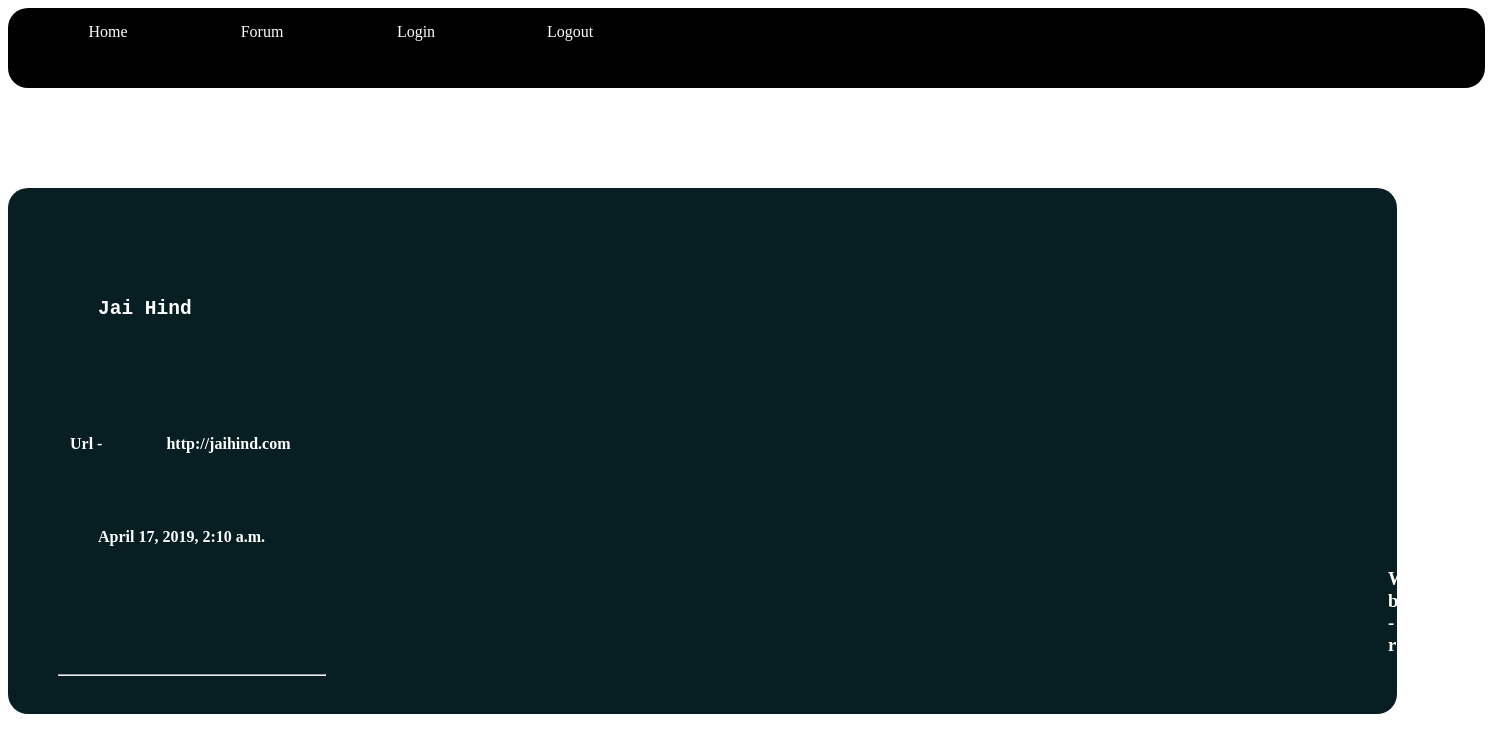
/forum/show-answer/4/, run on an earlier commit of the app's database.
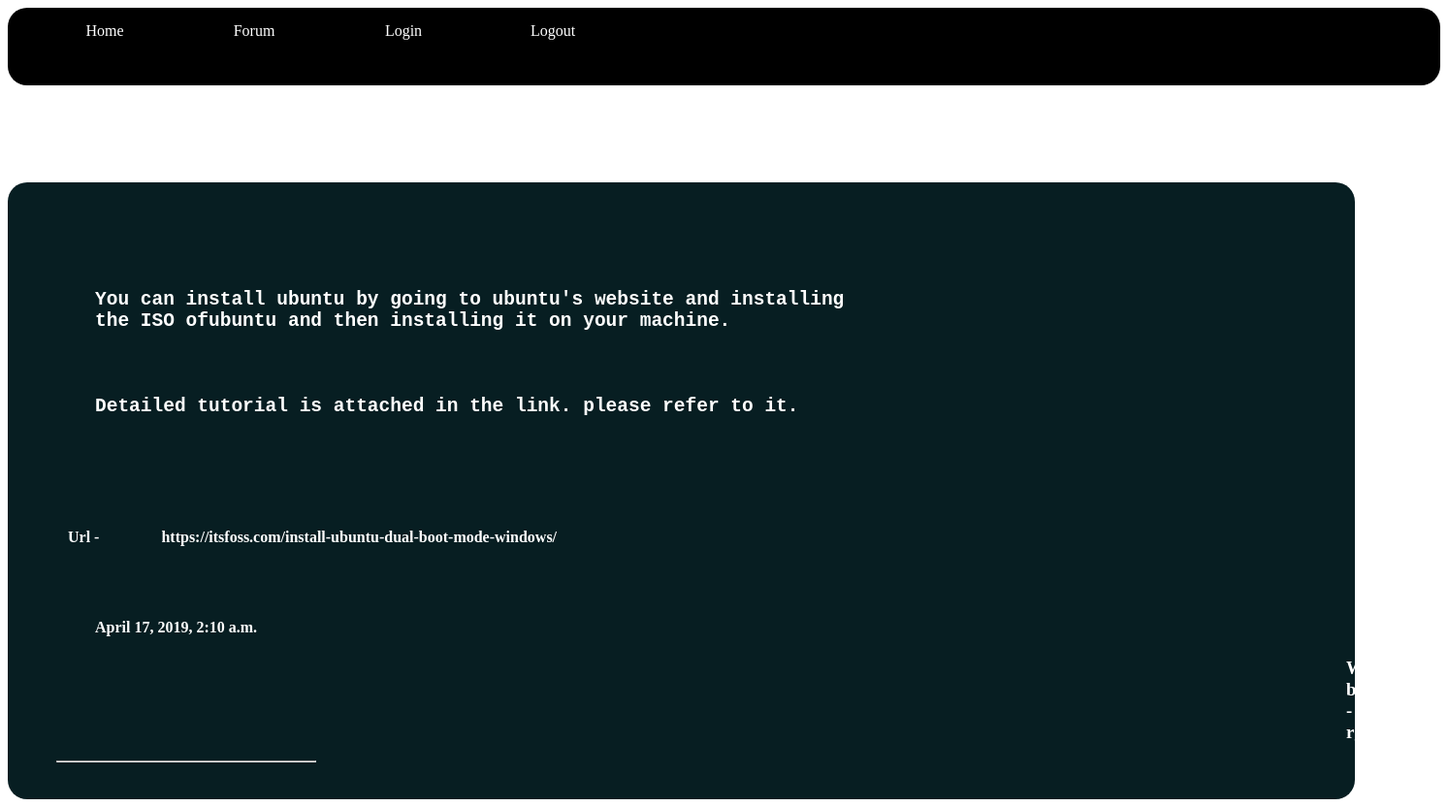
And on a later commit of the database.
### main/models.py (models this page shows, shortened)
class answer(models.Model):
	author_a = models.ForeignKey(User, on_delete=models.CASCADE)
	notice_a = models.TextField(max_length=1000,default='',unique = True)
	date_a = models.DateTimeField(default = timezone.now)
	url_a = models.URLField(max_length=100,blank = True)
	ques = models.ForeignKey(question,on_delete=models.CASCADE)

### main/views.py (the view)
# urls.py: path('show-answer/<int:pk>/',answer_detail,name="ans-detail"),
def answer_detail(request,pk):
	kquery = answer.objects.filter(ques = pk)
	context = {'kquery':kquery}
	return render(request,'main/detailanswer.html',context)

### main/templates/main/detailanswer.html (shortened to what this page needs)
<!DOCTYPE html>
<html>
<head>
</head>
<body>
<div class="nav-container">
		<a id="link" href="{% url 'home' %}">Home</a>
		<a id="link" href="{% url 'forum-home' %}">Forum</a>
		<a id="link" href="{% url 'login' %}">Login</a>
		<a id="link" href="{% url 'logout' %}">Logout</a>
</div>
<div class="content">
	{% if not kquery %}
		<h2>No answers yet to show</h2>
	{% else %}
		{% for s in kquery %}
			<pre>{{ s.notice_a }}</pre>
			<br /><br />
			{% if s.url_a %}
				&nbsp;&nbsp;&nbsp;&nbsp;&nbsp;&nbsp;&nbsp;&nbsp;Url - <a id="link-content" href="{{ s.url_a }}" target="_blank">{{ s.url_a }}</a><br /><br /><br /><br />
			{% endif %}
			<h4>{{ s.date_a }}</h4>
			<h3> Written by -{{ s.author_a }}</h3>
			<hr>
		{% endfor %}
	{% endif %}
</div>
</body>
</html>

### main/templates/main/detailanswer.html (style rules this page uses)
div.nav-container { margin-top:5px; width:100%; height:80px; background-color:black; border-radius:20px; }
a#link { width:100px; height:50px; display: inline-block; border-radius:20px; color:white; text-decoration: none; text-align: center; margin-top:15px; margin-left:50px; }
div.content { width:90%; color:white; font-weight: bold; background-color: #071e22; border-radius:20px; padding:30px; margin-top:100px; }
pre { color:white; font-size: 1.5em; padding:60px; }
a { text-decoration: none; color:white; }
h3 { color:white; margin-left:1350px; }
h3#normal,h4 { color:white; margin-left:60px; }
hr { width:20%; margin-left:20px; color:white; }
a#link-content { font-weight: bold; margin-left:60px; }

What changed in the data, as far as the page shows it:
changed answer "rgrichesh45": notice_a "Jai Hind" → "You can install ubuntu by going to ubuntu's website and installing the ISO ofubuntu and then installing it on your machine. Detailed tutorial is attached in the link. please refer to it."; url_a "http://jaihind.com" → "https://itsfoss.com/install-ubuntu-dual-boot-mode-windows/"
